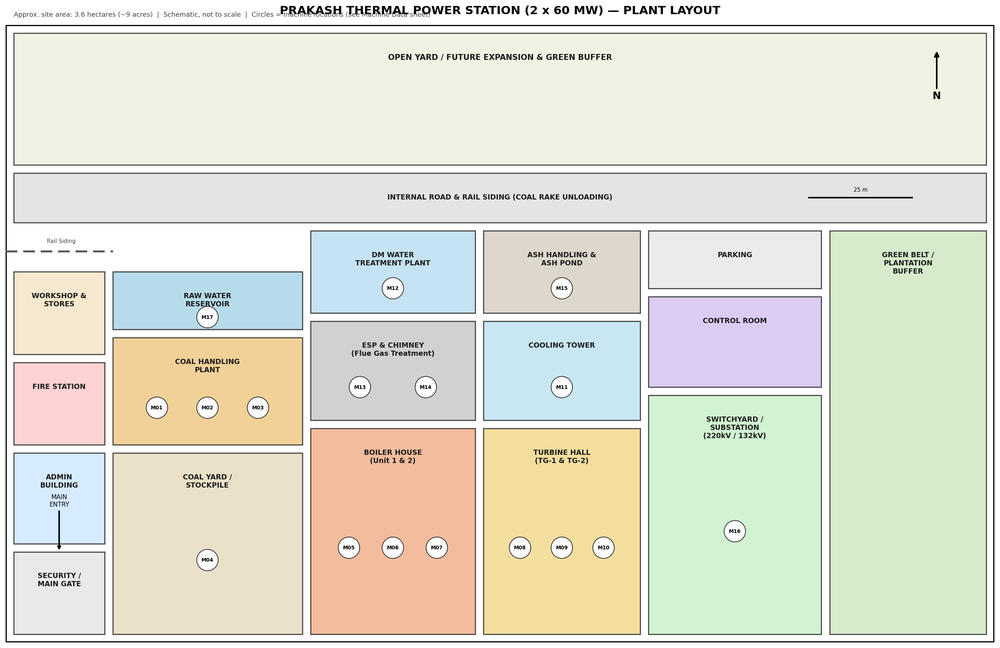
#> input picture backend/uploads/15f0bb35-59b5-4e16-82bf-fa844a1414f0.png, 1000 x 648 px, shrunk from 2685 x 1741 before the run
$ python analyze_floor_plan.py ../uploads/15f0bb35-59b5-4e16-82bf-fa844a1414f0.png 1.0 1.0 ../uploads/45cc3cc6-faba-4a8b-a387-b660afe0815b.png
#> lines starting #> are read from the running program, lines starting #| are printed output that depends on the picture; after the words box and inside, x2 and y2 are one past the last pixel; in counts of white or black regions, pixels touching at a corner belong together
#!/usr/bin/env python3
"""
Floor Plan Analyzer v5 — Fast wall detection using directional morphological opening.
Hatching has lines in one direction; walls are perpendicular to hatching or isolated.
Strategy: Use directional kernels to remove hatching while preserving perpendicular walls.
"""
import json
import sys
from PIL import Image
import numpy as np
from scipy import ndimage

def analyze(image_path, factory_w, factory_d, output_path):
#> called with factory_w = 1, factory_d = 1
    img = Image.open(image_path).convert('L')
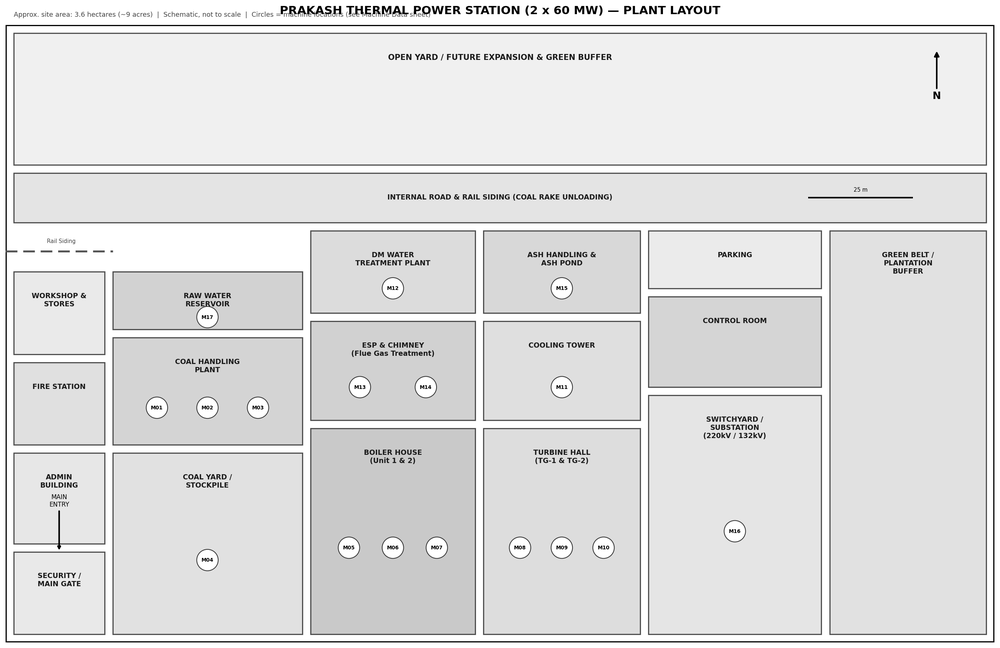
#> img: PIL image 1000x648 L; min 0, max 255, mean 222.9
    arr = np.array(img)
    h, w = arr.shape
#> h = 648; w = 1000
    scale_x = factory_w / w
#> scale_x = 0.001
    scale_y = factory_d / h
#> scale_y = 0.00154
    HX, HZ = factory_w / 2, factory_d / 2

    binary = (arr < 140).astype(np.uint8)
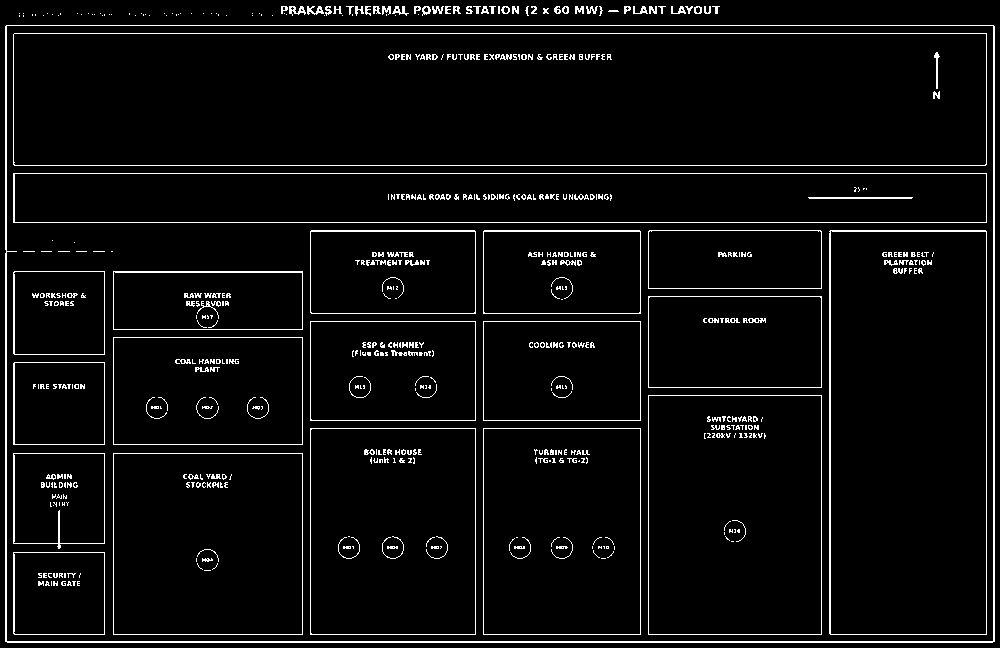
#> binary: shape (648, 1000); values 0 (black) and 1 (white), 4.7% white in thin lines or dots

    # Directional opening: removes lines parallel to kernel
    # Horizontal hatching removed by horizontal opening (erode+dilate with wide kernel)
    h_open = ndimage.binary_opening(binary, structure=np.ones((1, 15))).astype(np.uint8)
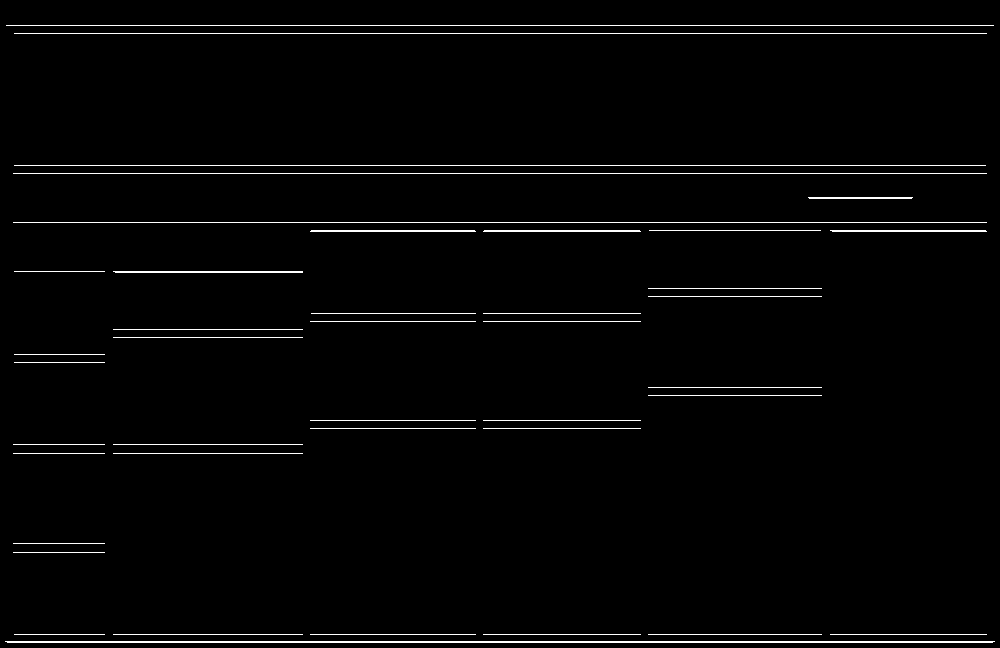
#> h_open: shape (648, 1000); values 0 (black) and 1 (white), 2% white in thin lines or dots
    # Vertical hatching removed by vertical opening
    v_open = ndimage.binary_opening(binary, structure=np.ones((15, 1))).astype(np.uint8)
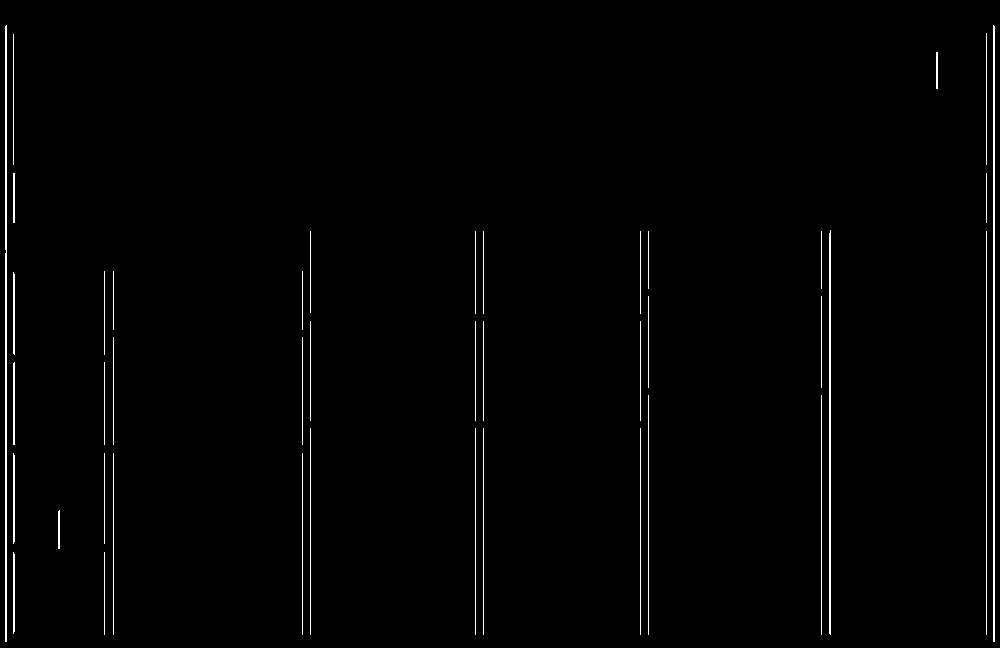
#> v_open: shape (648, 1000); values 0 (black) and 1 (white), 1.3% white in thin lines or dots

    # A pixel is a "real wall" if it survives directional opening
    # Horizontal walls: survive horizontal opening (long horizontal run, not vertical hatching)
    # Vertical walls: survive vertical opening
    # But we also need to remove hatching from the other direction
    # So: h_walls = h_open minus features that are also in v_open (those are cross-hatching intersections)
    # Actually simpler: use a larger kernel for the hatching direction
    # Typical hatching line spacing: ~8-12px. Use kernel of 20px to bridge hatching gaps.

    # Detect horizontal structural lines (remove vertical hatching)
    h_struct = ndimage.binary_opening(binary, structure=np.ones((1, 25))).astype(np.uint8)
    # Detect vertical structural lines (remove horizontal hatching)
    v_struct = ndimage.binary_opening(binary, structure=np.ones((25, 1))).astype(np.uint8)

    # Combine: any pixel that's a structural line in either direction
    combined = np.maximum(h_struct, v_struct)
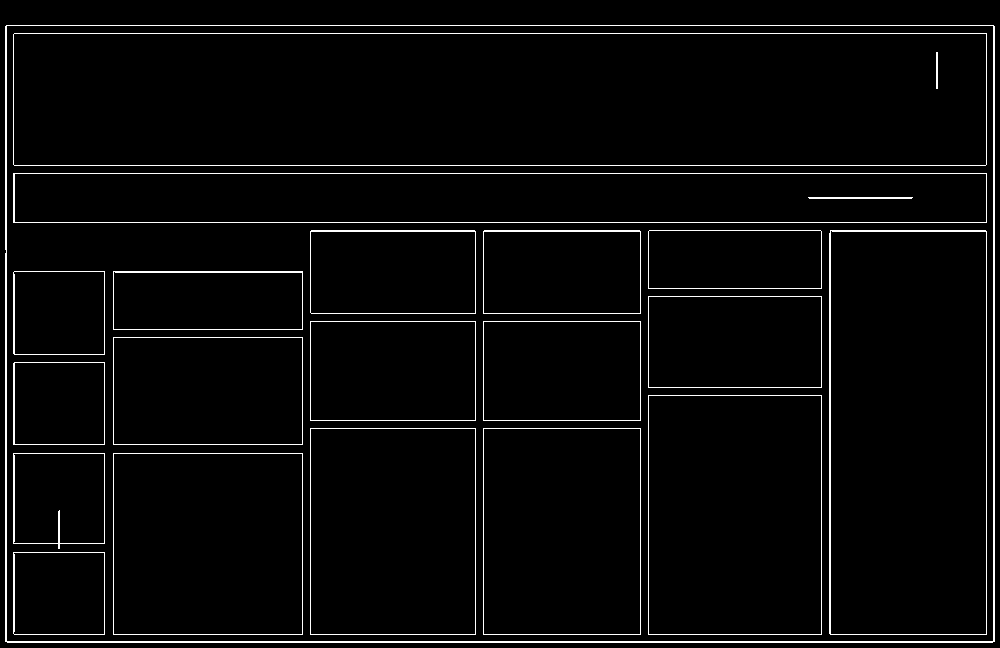
#> combined: shape (648, 1000); values 0 (black) and 1 (white), 3.3% white in thin lines or dots

    # Extract horizontal wall segments from h_struct
    MIN_WALL_M = 1.5
    MIN_LEN_PX_H = int(MIN_WALL_M / scale_x)
#> MIN_LEN_PX_H = 1500
    MIN_LEN_PX_V = int(MIN_WALL_M / scale_y)
#> MIN_LEN_PX_V = 972

    walls = []

    # Horizontal: scan rows for runs in h_struct
    for y in range(h):
        run_start = None
        for x in range(w):
            if h_struct[y, x]:
                if run_start is None:
                    run_start = x
            else:
                if run_start is not None and (x - run_start) >= MIN_LEN_PX_H:
                    xm1 = round(run_start * scale_x - HX, 2)
                    xm2 = round(x * scale_x - HX, 2)
                    zm = round(y * scale_y - HZ, 2)
                    length = round(xm2 - xm1, 2)
                    if length >= MIN_WALL_M:
                        walls.append({'x1': xm1, 'z1': zm, 'x2': xm2, 'z2': zm,
                                      'orientation': 'horizontal', 'length': length})
                run_start = None
#> after the loop, walls = []

    # Vertical: scan columns for runs in v_struct
    for x in range(w):
        run_start = None
        for y in range(h):
            if v_struct[y, x]:
                if run_start is None:
                    run_start = y
            else:
                if run_start is not None and (y - run_start) >= MIN_LEN_PX_V:
                    xm = round(x * scale_x - HX, 2)
                    zm1 = round(run_start * scale_y - HZ, 2)
                    zm2 = round(y * scale_y - HZ, 2)
                    length = round(zm2 - zm1, 2)
                    if length >= MIN_WALL_M:
                        walls.append({'x1': xm, 'z1': zm1, 'x2': xm, 'z2': zm2,
                                      'orientation': 'vertical', 'length': length})
                run_start = None

    # Merge nearby walls (including double-line pairs from wall rendering)
    walls = merge_walls(walls)
    walls = merge_double_lines(walls)

    # Room detection via light cleaning
    light = ndimage.binary_opening(binary, structure=np.ones((3, 3))).astype(np.uint8)
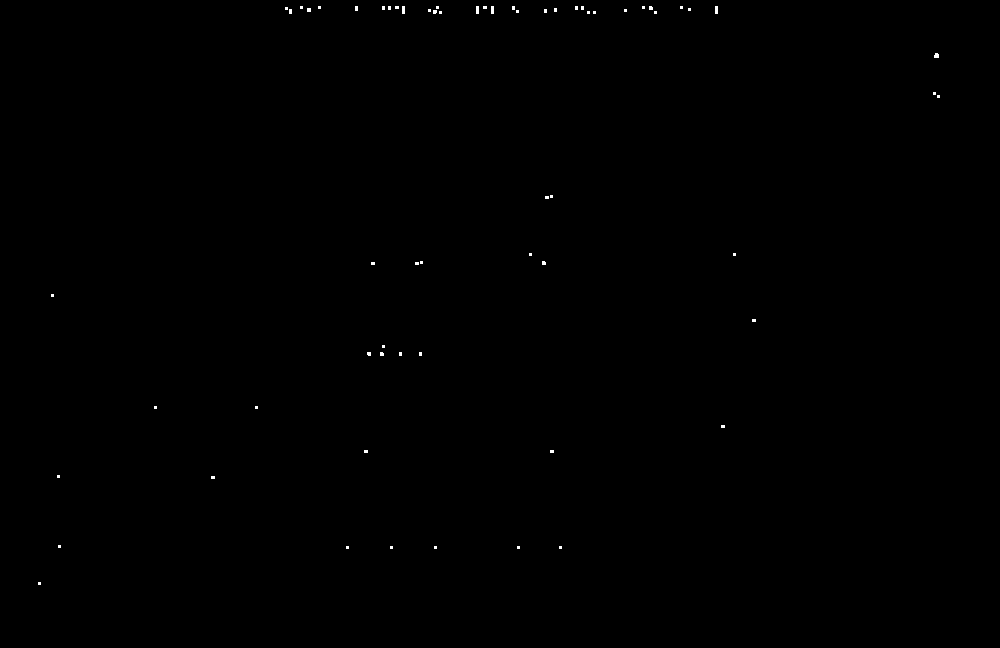
#> light: shape (648, 1000); values 0 (black) and 1 (white), 0.12% white; 64 white regions (59 under 20 px), largest, box (x1, y1, x2, y2) and area: (402, 6, 405, 14) 24, (476, 6, 479, 14) 24, (491, 6, 494, 14) 24, (715, 6, 718, 14) 24, (934, 53, 939, 58) 22
    room_mask = (light == 0).astype(np.uint8)
    labeled, n_rooms = ndimage.label(room_mask)
#> n_rooms = 1

    rooms = []
    for rid in range(1, n_rooms + 1):
        ys, xs = np.where(labeled == rid)
        if len(ys) < 200:
            continue
        y0, y1, x0, x1 = ys.min(), ys.max(), xs.min(), xs.max()
        rw = (x1 - x0) * scale_x
        rd = (y1 - y0) * scale_y
        if rw < 2.0 or rd < 2.0:
            continue
        # Skip the entire-factory background room
        if rw > factory_w * 0.8 and rd > factory_d * 0.8:
            continue
        rooms.append({
            'id': f'room_{len(rooms)+1}',
            'x1': round(x0 * scale_x - HX, 2), 'z1': round(y0 * scale_y - HZ, 2),
            'x2': round(x1 * scale_x - HX, 2), 'z2': round(y1 * scale_y - HZ, 2),
            'cx': round((x0 + x1) / 2 * scale_x - HX, 2),
            'cz': round((y0 + y1) / 2 * scale_y - HZ, 2),
            'width': round(rw, 2), 'depth': round(rd, 2), 'area': round(rw * rd, 2),
        })
#> this loop made 1 pass
#> (y0, y1, x0, x1, rw, rd) on pass 1: (0, 647, 0, 999, 0.999, 0.998)
#> after the loop, rooms = []

    result = {
        'factory': {'width': factory_w, 'depth': factory_d, 'image_w': w, 'image_h': h},
        'walls': walls,
        'rooms': rooms,
        'wall_height': 3.0,
    }

    with open(output_path, 'w') as f:
        json.dump(result, f, indent=2)

    hc = len([w for w in walls if w['orientation'] == 'horizontal'])
#> hc = 0
    vc = len([w for w in walls if w['orientation'] == 'vertical'])
#> vc = 0
    print(f"Walls: {hc} H + {vc} V = {len(walls)} total")
#| Walls: 0 H + 0 V = 0 total
    print(f"Rooms: {len(rooms)}")
#| Rooms: 0
    for r in sorted(rooms, key=lambda r: r['area'], reverse=True)[:8]:
        print(f"  {r['id']}: {r['width']}m x {r['depth']}m = {r['area']}m² at ({r['cx']}, {r['cz']})")
#> this loop made 0 passes


def merge_walls(walls):
    h = sorted([w for w in walls if w['orientation'] == 'horizontal'], key=lambda w: (round(w['z1'], 0), w['x1']))
    v = sorted([w for w in walls if w['orientation'] == 'vertical'], key=lambda w: (round(w['x1'], 0), w['z1']))
    merged = []

    i = 0
    while i < len(h):
        seg = dict(h[i])
        j = i + 1
        while j < len(h):
            nxt = h[j]
            if abs(seg['z1'] - nxt['z1']) < 0.2 and nxt['x1'] <= seg['x2'] + 0.3:
                seg['x2'] = max(seg['x2'], nxt['x2'])
                seg['length'] = round(seg['x2'] - seg['x1'], 2)
                j += 1
            else:
                break
        merged.append(seg)
        i = j

    i = 0
    while i < len(v):
        seg = dict(v[i])
        j = i + 1
        while j < len(v):
            nxt = v[j]
            if abs(seg['x1'] - nxt['x1']) < 0.2 and nxt['z1'] <= seg['z2'] + 0.3:
                seg['z2'] = max(seg['z2'], nxt['z2'])
                seg['length'] = round(seg['z2'] - seg['z1'], 2)
                j += 1
            else:
                break
        merged.append(seg)
        i = j

    return merged


def merge_double_lines(walls):
    """Merge parallel walls that are within 0.3m of each other (double-line rendering)."""
    if not walls:
        return walls

    result = []
    used = set()

    for i, w1 in enumerate(walls):
        if i in used:
            continue
        best = dict(w1)
        for j, w2 in enumerate(walls):
            if j <= i or j in used:
                continue
            if w1['orientation'] != w2['orientation']:
                continue
            if w1['orientation'] == 'horizontal':
                if abs(w1['z1'] - w2['z1']) < 0.3:
                    overlap_x = min(w1['x2'], w2['x2']) - max(w1['x1'], w2['x1'])
                    if overlap_x > 0:
                        best['x1'] = min(best['x1'], w2['x1'])
                        best['x2'] = max(best['x2'], w2['x2'])
                        best['length'] = round(best['x2'] - best['x1'], 2)
                        used.add(j)
            else:
                if abs(w1['x1'] - w2['x1']) < 0.3:
                    overlap_z = min(w1['z2'], w2['z2']) - max(w1['z1'], w2['z1'])
                    if overlap_z > 0:
                        best['z1'] = min(best['z1'], w2['z1'])
                        best['z2'] = max(best['z2'], w2['z2'])
                        best['length'] = round(best['z2'] - best['z1'], 2)
                        used.add(j)
        result.append(best)

    return result


if __name__ == '__main__':
    analyze(
        sys.argv[1] if len(sys.argv) > 1 else '/Users/deekshaa/Desktop/fact-view/backend/uploads/83520c4a-8894-4c79-b151-61fcec518627.png',
        float(sys.argv[2]) if len(sys.argv) > 2 else 20,
        float(sys.argv[3]) if len(sys.argv) > 3 else 15,
        sys.argv[4] if len(sys.argv) > 4 else '/Users/deekshaa/Desktop/fact-view/backend/floor_plan_data.json'
    )
